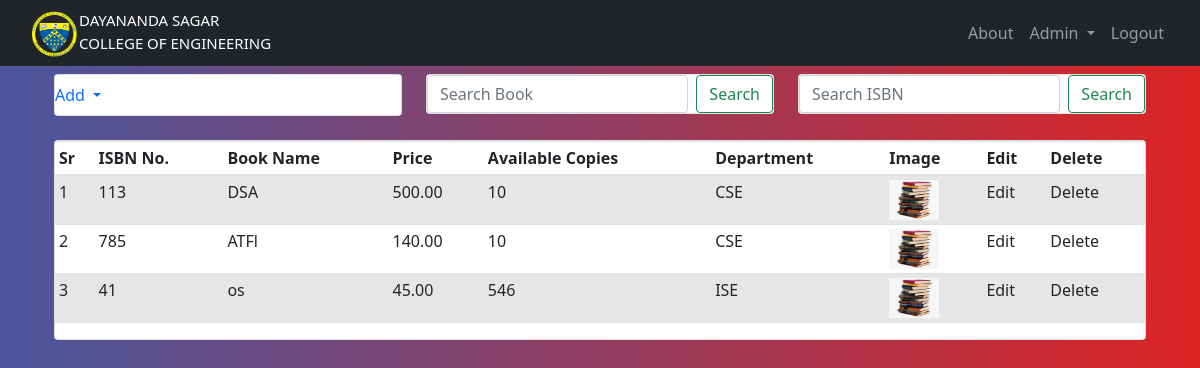
Screenshot of /admin_home (signed in) with the database file from the repository.
### website/models.py (models this page shows, shortened)
class Addbook(db.Model):
    id = db.Column(db.Integer, primary_key=True)
    name = db.Column(db.String(80), nullable=False)
    price = db.Column(db.Numeric(10,2), nullable=False)
    isbn = db.Column(db.Integer,default=0)
    stock = db.Column(db.Integer,nullable=False)
    desc = db.Column(db.Text, nullable=False)
    pub_date = db.Column(db.DateTime, nullable=False, default=datetime.utcnow)
    department_id = db.Column(db.Integer, db.ForeignKey('department.id'),nullable=False)
    department = db.relationship('Department', backref=db.backref('departments',lazy=True))
    semester_id = db.Column(db.Integer, db.ForeignKey('semester.id'),nullable=False)
    semester = db.relationship('Semester', backref=db.backref('semesters',lazy=True))
    image_1 = db.Column(db.String(150), nullable=False, default='image.jpg')
    image_2 = db.Column(db.String(150), nullable=False, default='image.jpg')
    image_3 = db.Column(db.String(150), nullable=False, default='image.jpg')

class Department(db.Model):
        id = db.Column(db.Integer, primary_key = True)
        name = db.Column(db.String(30), nullable = False, unique = True)

### website/views.py (the view)
@views.route('/admin_home')
@login_required
@requires_access_level("admin")
def admin_home():
    books = Addbook.query.all()
    return render_template("admin_home.html", user=current_user,books=books)

### website/models.py (called while the page is built)
        def get_urole(self):
                return self.urole

### website/views.py (called while the page is built)
def requires_access_level(access_level):
    def decorator(f):
        @wraps(f)
        def decorated_function(*args, **kwargs):
            if not current_user.is_authenticated:
                flash('Login to Access', 'error')
                return redirect(url_for('views.home'))
            if current_user.get_urole()!=access_level:
                logout_user()
                flash('You do not have access to this resource. You have been automatically Logged Out', 'error')
                return redirect(url_for('views.home'))
            return f(*args, **kwargs)
        return decorated_function
    return decorator

### website/templates/admin_home.html (shortened to what this page needs)
{% extends "base.html" %} {% block title %}Admin Home{% endblock %}
{% block content %}
<br>
<br>
<div class="container">
<div class="row">
    <div class="col-md-4">
        <div class="card mt-100">
            <ul class="navbar-nav me-auto mb-2 mb-lg-0">
            <li class="nav-item dropdown">
                <a class="nav-link dropdown-toggle" href="#" id="navbarDropdown" role="button" data-bs-toggle="dropdown" aria-expanded="false">
                  Add
                </a>
              </li>
            </ul>
        </div>
    </div>
    <div class="col-md-4">
      <div class="card mt-100">
        <form class="d-flex">
          <input class="form-control me-2" type="search" placeholder="Search Book" aria-label="Search">
          <button class="btn btn-outline-success" type="submit">Search</button>
        </form>
      </div>
  </div>
  <div class="col-md-4">
    <div class="card mt-100">
      <form class="d-flex">
        <input class="form-control me-2" type="search" placeholder="Search ISBN" aria-label="Search">
        <button class="btn btn-outline-success" type="submit">Search</button>
      </form>
    </div>
</div>
</div>
</div>
<br>
<div class="container">
  <div class="card">
  <table class="table table-sm table-condensed table-striped">
    <thead>
      <th>Sr</th>
      <th>ISBN No.</th>
      <th>Book Name</th>
      <th>Price</th>
      <th>Available Copies</th>
      <th>Department</th>
      <th>Image</th>
      <th>Edit</th>
      <th>Delete</th>
    </thead>
    <tbody>
      {% for book in books %}
      <tr>
        <td>{{loop.index}}</td>
        <td>{{book.isbn}}</td>
        <td>{{book.name}}</td>
        <td>{{book.price}}</td>
        <td>{{book.stock}}</td>
        <td>{{book.department.name}}</td>
        <td><img src="{{url_for('static',filename='images/'+ book.image_1 )}}" width="50" height="40"></td>
        <td>Edit</td>
        <td>Delete</td>
      </tr>
      {% endfor %}
    </tbody>
  </table>
</div>
</div>
{% endblock %}

### website/templates/base.html (shortened to what this page needs)
<!DOCTYPE html>
<html>
    <head>
        <link
      rel="stylesheet"
      href="https://stackpath.bootstrapcdn.com/bootstrap/4.4.1/css/bootstrap.min.css"
    />
    <link
      rel="stylesheet"
      href="https://stackpath.bootstrapcdn.com/font-awesome/4.7.0/css/font-awesome.min.css"
    />
    <link href="https://cdn.jsdelivr.net/npm/bootstrap@5.1.3/dist/css/bootstrap.min.css" rel="stylesheet">
    <link href="https://cdn.jsdelivr.net/npm/bootstrap@5.1.3/dist/css/bootstrap.min.css" rel="stylesheet">
    <link rel="stylesheet" type="text/css" href="{{url_for('static',filename='style.css')}}">
  </head>
    <body class="bg-nav">
        <nav class="navbar navbar-expand-lg navbar-dark bg-dark">
            <div class="container-fluid">
              <a href="/home">
              <div style="float: left;">
                <img src="static/DNS logo.png" class="img-responsive" width="50px">
              </div>
              <div style="float:left;padding: 1px 1px 0; color: aliceblue;font-size: 15px; color: white;">DAYANANDA SAGAR<br>
                <em style="font-style: normal;color: aliceblue ; color: white;">COLLEGE OF ENGINEERING</em>
              </div>
              </a>
              <div class="d-flex justify-content-end" id="navbarSupportedContent">
                <ul class="navbar-nav me-auto mb-2 mb-lg-0">
                  <li class="nav-item">
                    <a class="nav-link" aria-current="page" href="/aboutUs">About</a>
                  </li>
                  {% if user.is_authenticated %}
                  {% if user.get_urole()=="admin" %}
                  <li class="nav-item dropdown">
                    <a class="nav-link dropdown-toggle" href="#" id="navbarDropdown" role="button" data-bs-toggle="dropdown" aria-expanded="false">
                      Admin
                    </a>
                  </li>
                  {% endif %}
                  <li class="nav-item">
                    <a class="nav-link" href="/logout">Logout</a>
                  </li>
                  {% endif %}
                </ul>
              </div>
            </div>
          </nav>
          <div class="container">
              {% block content %}
              {% endblock %}
          </div>
    </body>
</html>

### website/static/style.css (style rules this page uses)
.bg-nav { background: #DC2424; background: -webkit-linear-gradient(to right, #4A569D, #DC2424); background: linear-gradient(to right, #4A569D, #DC2424); }
.mt-100 { margin-top: -40px; }

### rows the page displays
Addbook: isbn "113", name "DSA", price "500.00", stock "10", department.name "CSE", image_1 (picture)
Addbook: isbn "785", name "ATFl", price "140.00", stock "10", department.name "CSE", image_1 (picture)
Addbook: isbn "41", name "os", price "45.00", stock "546", department.name "ISE", image_1 (picture)
